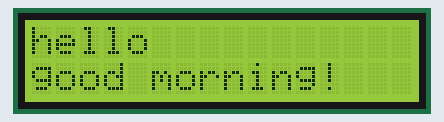
Bench run of a sketch on a simulated Arduino Uno, built with avr-gcc and run on an emulated ATmega328P. Shown: 16×2 character LCD.

Above: at 0.1 s.
At 1.1 s:
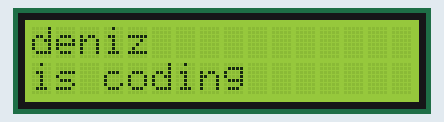
At 3.2 s:
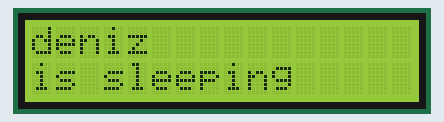

The sketch:

lcd_delete.ino
```cpp
#include <Wire.h>
#include <LiquidCrystal_I2C.h>

LiquidCrystal_I2C ekr(0x27,16,2);

void setup()
{
ekr.init();
ekr.backlight();
ekr.setCursor(0,0); //yazi hizasi --> 1 asagi
ekr.print("hello");
ekr.setCursor(0,1);
ekr.print("good morning!");
delay(1000);
ekr.clear();
}

void loop()
{
ekr.setCursor(0,0);
ekr.print("deniz");
ekr.setCursor(0,1);
ekr.print("is coding");
delay(2000);

ekr.clear();
ekr.setCursor(0,0);
ekr.print("deniz");
ekr.setCursor(0,1);
ekr.print("is sleeping");
delay(2000);
ekr.clear();

}


//deleting overlapping characters
```

Measured:
- by itself, everything shown: repeats every 4.0 s, in 3 steps
- what the display in image 1 shows lasts 2.0 s, from 1.1 s to 3.1 s
